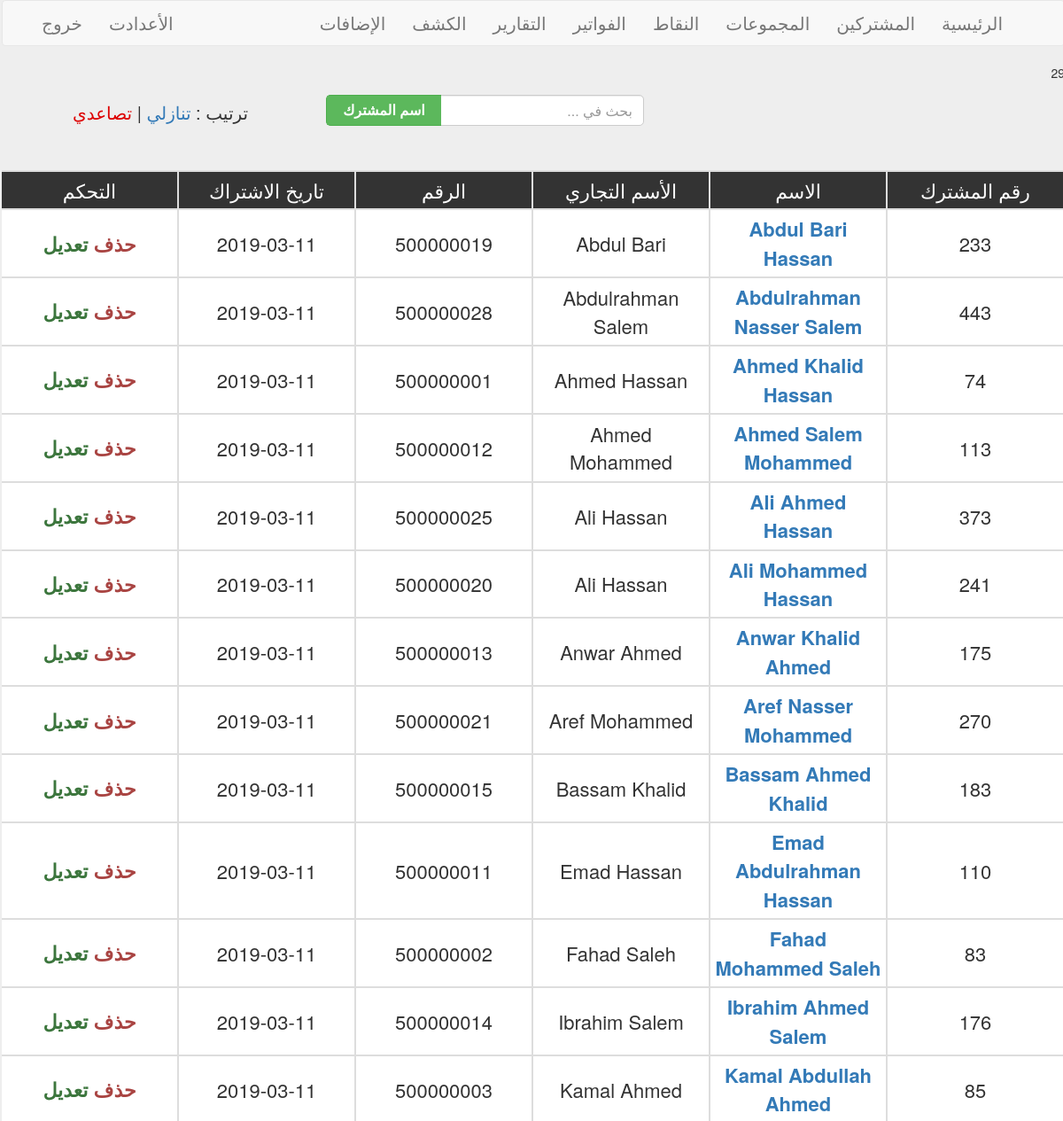
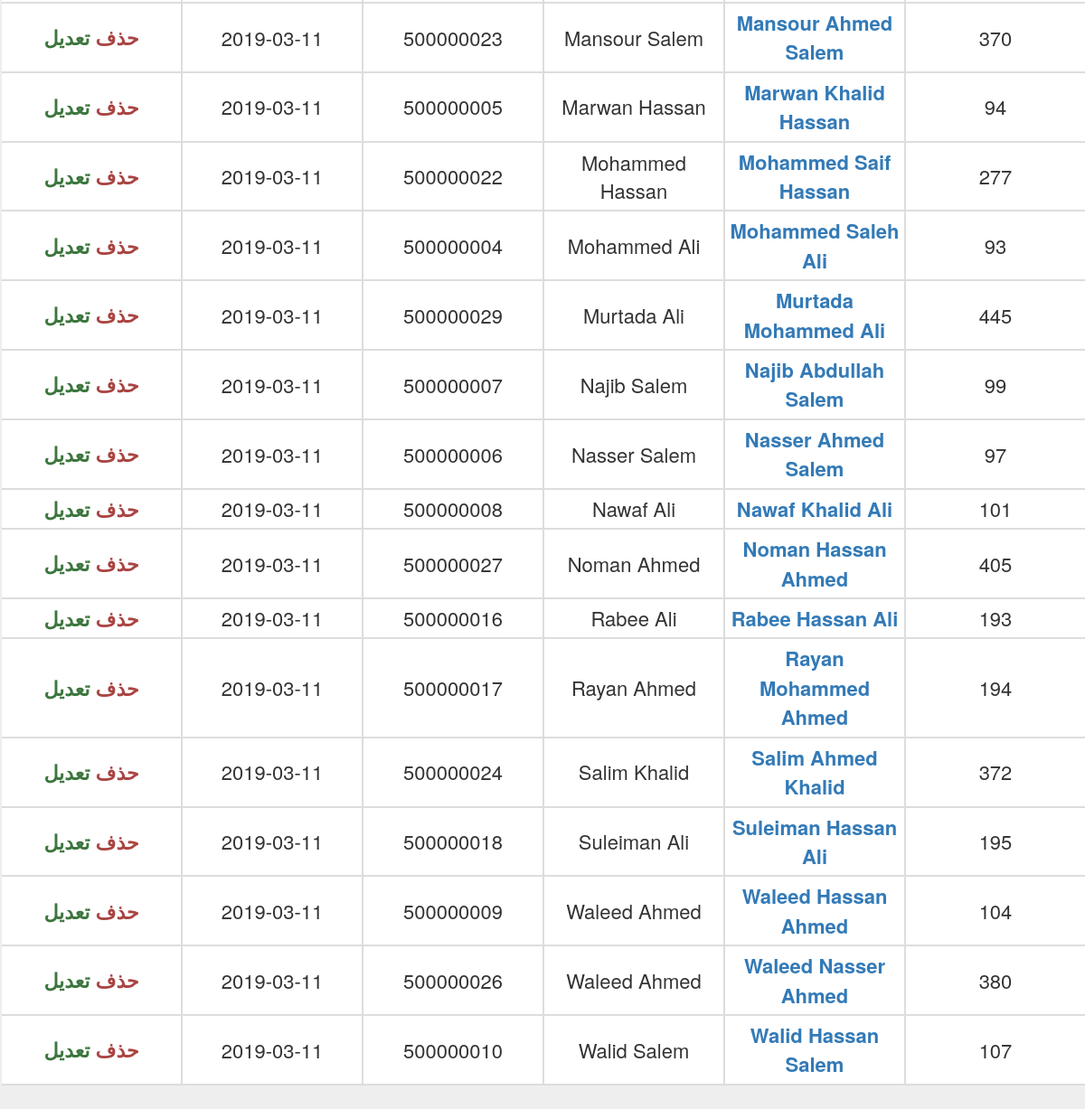
Page /addadd.php?do=Membersadad&adid=29 (signed in) on the committed database (2 pictures, top to bottom).
### tables this page shows
CREATE TABLE `groups` (
  `group_id` int(11) NOT NULL,
  `name_group` varchar(255) NOT NULL,
  `num_group` int(11) NOT NULL,
  `group_title` text NOT NULL,
  `date` date NOT NULL,
  `groupuser` int(11) NOT NULL
);

### addadd.php (the view, shortened to what this page needs)
<?php
if(isset($_SESSION['userhome'])) {
    if ( isset($_GET["adid"]) ){
        $groupids = "adid=" .  $_GET["adid"] . "&";
    }else {
        $groupids= "";
    }
    include "ini.ttf";
    $do = isset($_GET["do"]) ? $_GET["do"] : 'Manage';
    $sort = $_GET["sort"];
    $usernow = $_SESSION["login"];
    if ( $do == "Manage" ) {
        if ( !isset($_GET["searmem"]) ) {
            $input = $_GET["searmem"];
            $typesear = $_GET["typesear"];
            echo "<div class='container'>";
            echo "<div class='all-btns'>";
                echo "<a href='?do=AddAdada' class='btn btn-primary btn-root'>إضافة عداد مركزي</a>";
                echo "<div class='search'>";
                    echo "<form action='?do=searchphoto' method='GET'>";
                        echo "<input type='search' value='". $input ."' name='searmem' placeholder='بحث في ...' class='form-control search' />"; ?>
                        <input type='submit' style="left:-87px" value='اسم العداد'  class='btn btn-success'>
                    </form>
                    <?php
                echo "</div>"; ?>
                <div class='pull-left sort'>
                    <span>ترتيب : </span>
                        <a href='?sort=DESC' class='<?php if (isset($sort) && $sort == "DESC"){echo "color";} ?>'>تنازلي</a> |
                        <a href='?sort=ASC' class='<?php if (isset($sort) && $sort == "ASC"){echo "color";}elseif (!isset($sort) && $sort !== "ASC"){ echo "color";  }?>'>تصاعدي</a>
                    <?php
                echo "</div>";
                echo "</div>";
            echo "</div>";
        $stmt = $con->prepare("SELECT * FROM `addad` WHERE whereuser = ? ORDER BY ad_id  $sort ");
        $stmt->execute(array($usernow));
        $rows = $stmt->fetchAll();
            echo "<div class='data-members'>";
                echo "<table ='table-responsive text-center'>";
                        echo "<tr>";
                            echo "<td>دليل العداد</td>";
                            echo "<td>اسم العداد</td>";
                            echo "<td>فارق القراءة</td>";
                            echo "<td>رقم العداد</td>";
                            echo "<td>القراءة الحالية</td>";
                            echo "<td>التحكم</td>";
                        echo "</tr>";
                    foreach ( $rows as $row ) {
                        echo "<tr>";
                            echo "<td>" . $row["ad_id"] . "</td>";
                            if ( isset($_GET["adid"]) && $_GET["adid"]   == $row["ad_id"] ){
                                echo "<td id='". $row["ad_id"] ."'><a  class='red' href='?do=ViewAdad&ad_id=" .  $row["ad_id"] . "'>" . $row["name_ad"] . "</a></td>";
                            }else {
                                echo "<td><a href='?do=ViewAdad&ad_id=" .  $row["ad_id"] . "'>" . $row["name_ad"] . "</a></td>";
                            }
                            echo "<td>" . $row["betwen_slik"] . "</td>";
                            echo "<td>" . $row["numer_ad"] . "</td>";
                            echo "<td>" . $row["readnow"] . "</td>";
                            echo "<td><a href='?do=Deleteadad&ad_id=". $row["ad_id"] ."' class='text-danger confirm'> حذف </a><a href='?do=EditAdad&ad_id=" . $row["ad_id"] . "' class='text-success'> تعديل </a></td>";
                        echo "</tr>";
                    }
                echo "</table>";
        echo "</div>";
        }else {
            $input = $_GET["searmem"];
            $typesear = $_GET["typesear"];
            echo "<div class='container'>";
            echo "<div class='all-btns'>";
                echo "<a href='?do=AddAdada' class='btn btn-primary btn-root'>إضافة عداد مركزي</a>";
                echo "<div class='search'>";
                    echo "<form action='?do=searchphoto' method='GET'>";
                        echo "<input type='search' value='". $input ."' name='searmem' placeholder='بحث في ...' class='form-control search' />"; ?>
                        <input type='submit' style="left:-87px" value='اسم العداد'  class='btn btn-success'>
                    </form>
                    <?php
                echo "</div>"; ?>
                <div class='pull-left sort'>
                    <span>ترتيب : </span>
                        <a href='?searmem=<?php echo $input; ?>&sort=DESC' class='<?php if (isset($sort) && $sort == "DESC"){echo "color";} ?>'>تنازلي</a> |
                        <a href='?searmem=<?php echo $input; ?>&sort=ASC' class='<?php if (isset($sort) && $sort == "ASC"){echo "color";}elseif (!isset($sort) && $sort !== "ASC"){ echo "color";  }?>'>تصاعدي</a>
                    <?php
                echo "</div>";
            echo "</div>";
            echo "</div>";
            $addad = $con->prepare("SELECT * FROM `addad`  WHERE whereuser = ? AND name_ad like '%$input%' ORDER BY ad_id $sort");
            $addad->execute(array($usernow));
            $like = $addad->fetchAll();
            $rowcounts = $addad->rowCount();
            echo "<div class='data-members'>";
                echo "<table ='table-responsive text-center'>";
                        echo "<tr>";
                            echo "<td>دليل العداد</td>";
                            echo "<td>اسم العداد</td>";
                            echo "<td>فارق القراءة</td>";
                            echo "<td>رقم العداد</td>";
                            echo "<td>القراءة الحالية</td>";
                            echo "<td>التحكم</td>";
                        echo "</tr>";
                    foreach ( $like as $row ) {
                        echo "<tr>";
                            echo "<td>" . $row["ad_id"] . "</td>";
                            if ( isset($_GET["sys"]) && $_GET["sys"]   == $row["ad_id"] ){
                                echo "<td id='". $row["ad_id"] ."'><a  class='red' href='?do=ViewAdad&ad_id=" .  $row["ad_id"] . "'>" . $row["name_ad"] . "</a></td>";
                            }else {
                                echo "<td><a href='?do=ViewAdad&ad_id=" .  $row["ad_id"] . "'>" . $row["name_ad"] . "</a></td>";
                            }
                            echo "<td>" . $row["betwen_slik"] . "</td>";
                            echo "<td>" . $row["numer_ad"] . "</td>";
                            echo "<td>" . $row["readnow"] . "</td>";
                            echo "<td><a href='?do=Deleteadad&ad_id=". $row["ad_id"] ."' class='text-danger confirm'> حذف </a><a href='?do=EditAdad&ad_id=" . $row["ad_id"] . "' class='text-success'> تعديل </a></td>";
                        echo "</tr>";
                    }
                echo "</table>";
            echo "</div>";
        }
    }elseif ( $do == "Deleteadad" ) {
        $ad_id = $_GET["ad_id"];
        $stmt = $con->prepare("DELETE FROM `addad` WHERE whereuser = ? AND `ad_id` = ?");
        $stmt->execute(array($usernow,$ad_id));
        header("location: addadd.php");
    }elseif ( $do == "Membersadad" ){
        $getad = $_GET["adid"];
        $select = $con->prepare("SELECT * FROM `mem-shr` INNER  JOIN `groups` ON `mem-shr`.`mem_group` = `groups`.`group_id` WHERE id_adad = ? AND groupuser = ? ORDER BY mem_name $sort");
        $select->execute(array($getad, $usernow));
        $rows = $select->fetchAll();
        $rowcount = $select->rowCount();
        echo $rowcount;
        if ( !isset($_GET["searmem"]) ) {
            echo "<div class='container'>";
                echo "<div class='all-btns'>";
                        echo "<div class='search'>";
                        echo "<form action='?do=searchmem&do=Membersadad&adid=29' method='GET'>";
                            echo "<input type='search' name='searmem' placeholder='بحث في ...' class='form-control search' />";
                                echo "<select class='btn btn-success' name='typesear'>
                                    <option value='mem_name'>اسم المشترك</option>
                                    <option value='sub_name'>الأسم التجاري</option>
                                    <option value='sys_id'>رقم المشترك</option>
                                    <option value='type_mem'> نوع الاشتراك </option>
                                    <option value='nphon'>رقم الهاتف</option>
                                </select>";
                        echo "</form>";
                echo "</div>";
                    if ( isset($_GET["groupid"]) && $rowcountgroup > 0 ){ ?>
                        <div class='pull-left sort'>
                            <span>ترتيب : </span>
                            <a href='?groupid=<?php echo $groupid; ?>&sort=DESC' class='<?php if (isset($sort) && $sort == "DESC"){echo "color";} ?>'>تنازلي</a> |
                            <a href='?groupid=<?php echo $groupid; ?>&sort=ASC' class='<?php if (isset($sort) && $sort == "ASC"){echo "color";}elseif (!isset($sort) && $sort !== "ASC"){ echo "color";  }  ?>'>تصاعدي</a>
                        <?php
                    }else{ ?>
                        <div class='pull-left sort'>
                            <span>ترتيب : </span>
                            <a href='?sort=DESC' class='<?php if (isset($sort) && $sort == "DESC"){echo "color";} ?>'>تنازلي</a> |
                            <a href='?sort=ASC' class='<?php if (isset($sort) && $sort == "ASC"){echo "color";}elseif (!isset($sort) && $sort !== "ASC"){ echo "color";  }  ?>'>تصاعدي</a>
                        <?php
                    }
                echo "</div>";
                echo "</div>";
                echo "</div>";
                if ( $rowcount > 0 ) {
                echo "<div class='data-members'>";
                    echo "<table ='table-responsive text-center'>";
                            echo "<tr>";
                                echo "<td>رقم المشترك</td>";
                                echo "<td>الاسم</td>";
                                echo "<td>الأسم التجاري</td>";
                                echo "<td>الرقم</td>";
                                echo "<td>تاريخ الاشتراك</td>";
                                echo "<td>التحكم</td>";
                            echo "</tr>";
                        foreach ( $rows as $row ) {
                            echo "<tr>";
                                echo "<td>" . $row["sys_id"] . "</td>";
                                if ( isset($_GET["sys"]) && $_GET["sys"]   == $row["sys_id"] ){
                                    echo "<td id='". $row["sys_id"] ."'><a  class='red' href='?".$groupids."do=Detelsemem&sys_id=" .  $row["sys_id"] . "'>" . $row["mem_name"] . "</a></td>";
                                }else {
                                    echo "<td><a href='?".$groupids."do=Detelsemem&sys_id=" .  $row["sys_id"]."'>" . $row["mem_name"] . "</a></td>";
                                }
                                echo "<td>" . $row["sub_name"] . "</td>";
                                echo "<td>" . $row["nphon"] . "</td>";
                                echo "<td>" . $row["date"] . "</td>";
                                echo "<td><a href='?do=Deletedmem&sysid=". $row["sys_id"] ."' class='text-danger confirm'> حذف </a> <a href='?do=Edmem&sys_id=" . $row["sys_id"] . "' class='text-success'> تعديل </a></td>";
                            echo "</tr>";
                        }
                    echo "</table>";
                echo "</div>";
            } else{
                echo "<div class='h2 nice-mass text-center'>لا يوجد مشتركين</div>";
            }
            }
        }
    include "footer.php";
}else {
    header("location:index.php");
    exit();
}

### data/wsc/style.css (style rules this page uses)
* { box-sizing: border-box; }
body { padding: 0; margin: 0; background: #eee }
.all-btns { margin: 50px; }
.search { margin: auto; width: 250px; margin-top: -35px; position: relative; font-size: 16px; height: 35px; border-radius: 0px 5px 5px 0px; }
.search .btn { position: absolute; font-weight: bold; position: absolute; left: -109px; top: 0; font-size: 16px; padding: 5px 18px; height: 35px; border-right: none; border-radius: 5px 0 0 5px; }
.data-members table { margin: 0 auto 50px; background: #fff }
tr { text-align: center; }
.data-members td { border: 2px solid #ddd; padding : 5px; font-size: 22px; text-align: center; min-width: 200px }
.data-members td a { cursor: pointer; font-weight: bold }
.data-members tr:first-child { background: #333; color: #fff; border: 2px solid #fff; }
td, th { padding: 0; }
.sort { font-size: 20px; display: inline; margin-top: -29px }
.sort .color { color: #dd0000; }
.sort a { text-decoration: none }
select { -webkit-appearance: none; }

### rows in the picture
mem-shr: sys_id "233", mem_name "Abdul Bari Hassan", sub_name "Abdul Bari", nphon "500000019", mem_group.date "2019-03-11"
mem-shr: sys_id "443", mem_name "Abdulrahman Nasser Salem", sub_name "Abdulrahman Salem", nphon "500000028", mem_group.date "2019-03-11"
mem-shr: sys_id "74", mem_name "Ahmed Khalid Hassan", sub_name "Ahmed Hassan", nphon "500000001", mem_group.date "2019-03-11"
mem-shr: sys_id "113", mem_name "Ahmed Salem Mohammed", sub_name "Ahmed Mohammed", nphon "500000012", mem_group.date "2019-03-11"
mem-shr: sys_id "373", mem_name "Ali Ahmed Hassan", sub_name "Ali Hassan", nphon "500000025", mem_group.date "2019-03-11"
mem-shr: sys_id "241", mem_name "Ali Mohammed Hassan", sub_name "Ali Hassan", nphon "500000020", mem_group.date "2019-03-11"
mem-shr: sys_id "175", mem_name "Anwar Khalid Ahmed", sub_name "Anwar Ahmed", nphon "500000013", mem_group.date "2019-03-11"
mem-shr: sys_id "270", mem_name "Aref Nasser Mohammed", sub_name "Aref Mohammed", nphon "500000021", mem_group.date "2019-03-11"
mem-shr: sys_id "183", mem_name "Bassam Ahmed Khalid", sub_name "Bassam Khalid", nphon "500000015", mem_group.date "2019-03-11"
mem-shr: sys_id "110", mem_name "Emad Abdulrahman Hassan", sub_name "Emad Hassan", nphon "500000011", mem_group.date "2019-03-11"
mem-shr: sys_id "83", mem_name "Fahad Mohammed Saleh", sub_name "Fahad Saleh", nphon "500000002", mem_group.date "2019-03-11"
mem-shr: sys_id "176", mem_name "Ibrahim Ahmed Salem", sub_name "Ibrahim Salem", nphon "500000014", mem_group.date "2019-03-11"
mem-shr: sys_id "85", mem_name "Kamal Abdullah Ahmed", sub_name "Kamal Ahmed", nphon "500000003", mem_group.date "2019-03-11"
mem-shr: sys_id "370", mem_name "Mansour Ahmed Salem", sub_name "Mansour Salem", nphon "500000023", mem_group.date "2019-03-11"
mem-shr: sys_id "94", mem_name "Marwan Khalid Hassan", sub_name "Marwan Hassan", nphon "500000005", mem_group.date "2019-03-11"
mem-shr: sys_id "277", mem_name "Mohammed Saif Hassan", sub_name "Mohammed Hassan", nphon "500000022", mem_group.date "2019-03-11"
mem-shr: sys_id "93", mem_name "Mohammed Saleh Ali", sub_name "Mohammed Ali", nphon "500000004", mem_group.date "2019-03-11"
mem-shr: sys_id "445", mem_name "Murtada Mohammed Ali", sub_name "Murtada Ali", nphon "500000029", mem_group.date "2019-03-11"
mem-shr: sys_id "99", mem_name "Najib Abdullah Salem", sub_name "Najib Salem", nphon "500000007", mem_group.date "2019-03-11"
mem-shr: sys_id "97", mem_name "Nasser Ahmed Salem", sub_name "Nasser Salem", nphon "500000006", mem_group.date "2019-03-11"
mem-shr: sys_id "101", mem_name "Nawaf Khalid Ali", sub_name "Nawaf Ali", nphon "500000008", mem_group.date "2019-03-11"
mem-shr: sys_id "405", mem_name "Noman Hassan Ahmed", sub_name "Noman Ahmed", nphon "500000027", mem_group.date "2019-03-11"
mem-shr: sys_id "193", mem_name "Rabee Hassan Ali", sub_name "Rabee Ali", nphon "500000016", mem_group.date "2019-03-11"
mem-shr: sys_id "194", mem_name "Rayan Mohammed Ahmed", sub_name "Rayan Ahmed", nphon "500000017", mem_group.date "2019-03-11"
mem-shr: sys_id "372", mem_name "Salim Ahmed Khalid", sub_name "Salim Khalid", nphon "500000024", mem_group.date "2019-03-11"
mem-shr: sys_id "195", mem_name "Suleiman Hassan Ali", sub_name "Suleiman Ali", nphon "500000018", mem_group.date "2019-03-11"
mem-shr: sys_id "104", mem_name "Waleed Hassan Ahmed", sub_name "Waleed Ahmed", nphon "500000009", mem_group.date "2019-03-11"
mem-shr: sys_id "380", mem_name "Waleed Nasser Ahmed", sub_name "Waleed Ahmed", nphon "500000026", mem_group.date "2019-03-11"
mem-shr: sys_id "107", mem_name "Walid Hassan Salem", sub_name "Walid Salem", nphon "500000010", mem_group.date "2019-03-11"

### other values in the picture
$rowcount "29"
